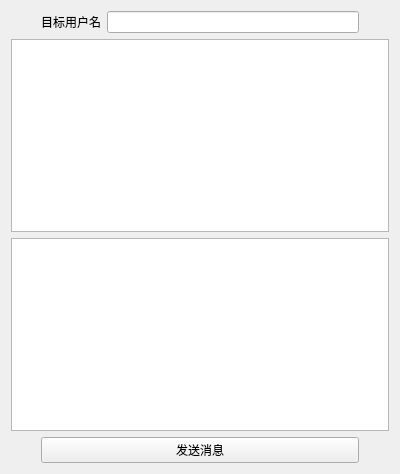
<?xml version="1.0" encoding="UTF-8"?>
<ui version="4.0">
 <class>Widget</class>
 <widget class="QWidget" name="Widget">
  <property name="geometry">
   <rect>
    <x>0</x>
    <y>0</y>
    <width>400</width>
    <height>474</height>
   </rect>
  </property>
  <property name="windowTitle">
   <string>Widget</string>
  </property>
  <layout class="QGridLayout" name="gridLayout">
   <item row="0" column="0">
    <layout class="QHBoxLayout" name="horizontalLayout">
     <property name="leftMargin">
      <number>30</number>
     </property>
     <property name="rightMargin">
      <number>30</number>
     </property>
     <item>
      <widget class="QLabel" name="label">
       <property name="text">
        <string>目标用户名</string>
       </property>
      </widget>
     </item>
     <item>
      <widget class="QLineEdit" name="lineDestName"/>
     </item>
    </layout>
   </item>
   <item row="1" column="0">
    <widget class="QTextEdit" name="TextRead">
     <property name="readOnly">
      <bool>true</bool>
     </property>
    </widget>
   </item>
   <item row="2" column="0">
    <widget class="QTextEdit" name="TextWrite"/>
   </item>
   <item row="3" column="0">
    <layout class="QHBoxLayout" name="horizontalLayout_2">
     <property name="leftMargin">
      <number>30</number>
     </property>
     <property name="rightMargin">
      <number>30</number>
     </property>
     <item>
      <widget class="QPushButton" name="buttonSend">
       <property name="text">
        <string>发送消息</string>
       </property>
      </widget>
     </item>
    </layout>
   </item>
  </layout>
 </widget>
 <layoutdefault spacing="6" margin="11"/>
 <resources/>
 <connections/>
</ui>
